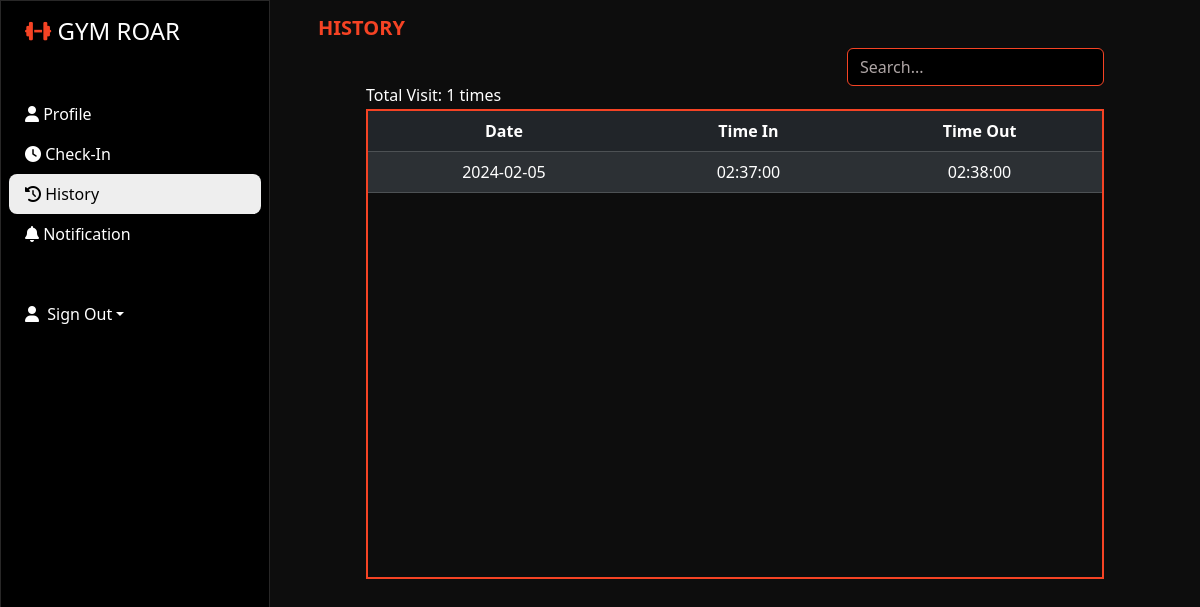
The app's page /All/History.php?Email=charles@roar with its own data.
### tables this page shows
CREATE TABLE `checkin` (
  `First_Name` varchar(50) NOT NULL,
  `Last_Name` varchar(50) NOT NULL,
  `Date` date NOT NULL,
  `Time_In` time NOT NULL,
  `Time_Out` time NOT NULL,
  `Email` varchar(50) NOT NULL
);

### All/History.php (the view, shortened to what this page needs)
<?php
    include "db_conn.php";
     if(isset($_GET['Email'])) {
    $em = $_GET['Email'];
    $sel = "SELECT * FROM `status` where `Email` = '$em'";
    $res = mysqli_query($conn, $sel);
    $rows = mysqli_fetch_assoc($res);
  }
  ?>
  <!DOCTYPE html>
<html lang="en">
<head>
    <link rel="stylesheet" href="https://cdnjs.cloudflare.com/ajax/libs/font-awesome/6.4.2/css/all.min.css">
    <link rel="stylesheet" href="https://cdnjs.cloudflare.com/ajax/libs/animate.css/3.7.2/animate.min.css">
    <link rel="stylesheet" href="https://cdn.jsdelivr.net/npm/bootstrap@5.3.2/dist/css/bootstrap.min.css">
    <link rel="stylesheet" href="smembers.css">
</head>
<body>
<div class="main-container fixed-top d-flex">
  <div class="sidebar" id="side_nav">
      <div class="header-box px-4 pt-3 pb-4 d-flex">
          <h1 class="fs-4">
            <a class="navbar-brand" href="Profile.php?Email=<?php echo $rows['Email'] ?>">
              <i class="fas fa-dumbbell fa-sm" style="color: #f54324;"></i>
              <span class="text-white">GYM ROAR</span>
              </a>
          </h1>
      </div>
      <ul class="list-unstyled px-2 py-3">
              <li class="nav-item"><a href="Profile.php?Email=<?php echo $rows['Email'] ?>" class="text-decoration-none px-3 py-2 d-block"><i class="fa-solid fa-user"></i> Profile </a></li>
              <li class="nav-item"><a href="CheckIn.php?Email=<?php echo $rows['Email'] ?>" class="text-decoration-none px-3 py-2 d-block"><i class="fa-solid fa-clock"></i> Check-In</a></li>
              <li class="active"><a href="History.php?Email=<?php echo $rows['Email'] ?>" class="text-decoration-none px-3 py-2 d-block"><i class="fa-solid fa-clock-rotate-left"></i> History </a></li>
              <li class="nav-item"><a href="Notification.php?Email=<?php echo $rows['Email'] ?>" class="text-decoration-none px-3 py-2 d-block"><i class="fa-solid fa-bell"></i> Notification</a></li>
            </ul>
      <div class="dropdown  px-4 pt-3 pb-5 d-flex">
        <a href="#" class="d-flex align-items-center text-white text-decoration-none dropdown-toggle" id="dropdownUser1" data-bs-toggle="dropdown" aria-expanded="false">
            <i class="fa fa-user"></i> &nbsp Sign Out</a>
    </div>
</div>
<div class="content">
  <div class="dashboard-content px-5 pt-3">
  <h2 class="fs-5 fw-bold">HISTORY</h2>
                <div class="d-flex  flex-row bd-highlight me-5 justify-content-end">
                  <div class="p-0 bd-highlight">
                    <input type="text" id="searchInput" class="form-control" placeholder="Search..." name="search">
                    </div>
                 </div>
                 <?php
                        include "db_conn.php";
                        if(isset($_GET['Email'])) {
                        $em = $_GET['Email'];
                        $select = "SELECT * FROM `checkin` WHERE `Email` = '$em' ORDER BY `Date` DESC";
                        $result = mysqli_query($conn, $select);
                        $recordCount = mysqli_num_rows($result);
                        echo "<h6 class='ps-5 m-0 pb-1'>Total Visit: $recordCount times</h6>";
                   if ($recordCount > 0) {
                     ?>
                    <div class="table-wrapper-scroll-y my-custom-scrollbar ms-5 me-5">
                     <table class="table table-dark table-hover align-middle table-striped ">
                       <thead>
                         <tr class = "text-center sticky-top table-dark">
                           <th scope="col">Date</th>
                           <th scope="col">Time In</th>
                           <th scope="col">Time Out</th>
                         </tr>
                       </thead>
                       <tbody>
                       <?php
                        while($rows = mysqli_fetch_assoc($result)){
                       ?>
                           <tr class="text-center ">
                               <td><?php echo $rows['Date'] ?></td>
                               <td><?php echo $rows['Time_In'] ?></td>
                               <td><?php echo $rows['Time_Out'] ?></td>
                           </tr>
                       <?php
                        }
                      }
                    }
                       ?>
                        </tbody>
                     </table>
                   </div>
</div>
</div>
</body>
</html>

### All/smembers.css (style rules this page uses)
body { background: #eee; }
#side_nav { background: #000; min-width: 270px; max-width: 270px; transition: all 0.3s; border: 1px solid rgb(40, 39, 39); }
.content { min-height: 100vh; width: 100%; }
.sidebar li.active { background: #eee; border-radius: 8px; }
.sidebar li.active a, .sidebar li.active a:hover { color: #000; }
.sidebar li a { color: #fff; }
.content { background-color: rgba(6, 6, 6, 0.97); color: white; }
.dashboard-content h2 { color:#f54324; }
input[type="email"], input[type="password"], input[type="text"], input[type="number"], input[type="tel"], input[type="file"] { background-color: black; border: 1px solid#f54324; color:#f54324; }
.dashboard-content ::placeholder { color:rgb(174, 165, 165); }
.my-custom-scrollbar { position: relative; height: 470px; overflow:auto; border: 2px solid #f54324; }

### records on screen
checkin: Date "2024-02-05", Time_In "02:37:00", Time_Out "02:38:00"

### other values on screen
$recordCount "1"
